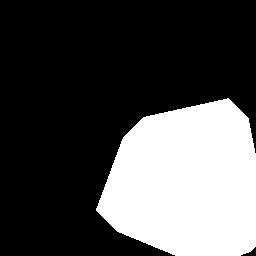
#> input picture Taller1/images/spot.png, 256 x 256 px, found by its file name
$ jupyter execute Punto5.ipynb
#> lines starting #> are read from the running program, lines starting #| are printed output that depends on the picture; after the words box and inside, x2 and y2 are one past the last pixel; in counts of white or black regions, pixels touching at a corner belong together
# Operaciones lógicas

[cell 1]
import cv2
import matplotlib.pyplot as plt
import numpy as np
import urllib.request

[cell 2]
def process_image(image_path):
    req = urllib.request.urlopen(image_path)
    arr = np.asarray(bytearray(req.read()), dtype=np.uint8)
    img = cv2.imdecode(arr, -1)
#> img is the input picture: shape (256, 256, 3); 30.2% white; 1 white region, box (x1, y1, x2, y2) and area: (96, 98, 256, 256) 19820
    return img

[cell 3]
spot = process_image('https://raw.githubusercontent.com/pukinidev/TalleresImagenes/refs/heads/main/Taller1/images/spot.png')
muscle_image = process_image('https://raw.githubusercontent.com/pukinidev/TalleresImagenes/refs/heads/main/Taller1/images/muscle.png')
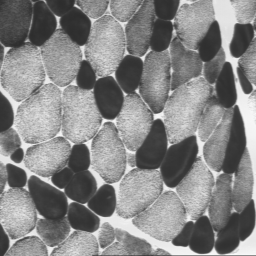
#> input picture Taller1/images/muscle.png, 256 x 256 px, found by its file name
#> in process_image, img is the input picture: shape (256, 256, 3); min 44, max 249, mean 133.1

[cell 4]
plt.imshow(spot)

[cell 5]
plt.imshow(muscle_image)

## OR, AND y XOR

[cell 6]
image_or = cv2.bitwise_or(spot, muscle_image)
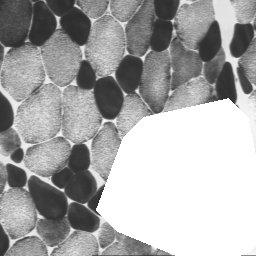
#> image_or: shape (256, 256, 3); min 44, max 255, mean 169
plt.imshow(image_or)

[cell 7]
image_and = cv2.bitwise_and(spot, muscle_image)
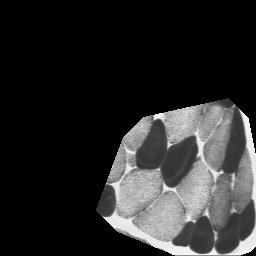
#> image_and: shape (256, 256, 3); min 0, max 249, mean 41.2
plt.imshow(image_and)

[cell 8]
image_xor = cv2.bitwise_xor(spot, muscle_image)
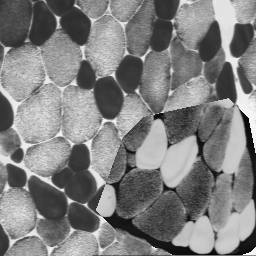
#> image_xor: shape (256, 256, 3); min 6, max 248, mean 127.8
plt.imshow(image_xor)

### ¿Cuál es su conclusión?

En este caso podemos observar que:
- En la operación de OR se combinaron las imagenes manteniendo los pixeles mas brillantes entre las dos imagenes.
- En la operación de AND se hizo la intersección de las dos imagenes obteniendo como resultado la imagen de muscle posicionada en los pixeles brillantes de la imagen de spot.
- En la operación de XOR se realizo una intersección manteniendo los pixeles brillantes de la imagen de spot en la imagen de muscle.

## OR, AND y XOR Invertido

[cell 9]
image_or = cv2.bitwise_or(muscle_image, spot)
plt.imshow(image_or)

[cell 10]
image_and = cv2.bitwise_and(muscle_image, spot)
plt.imshow(image_and)

[cell 11]
image_xor = cv2.bitwise_xor(muscle_image, spot)
plt.imshow(image_xor)

### ¿Cuál es su conclusión?

En este caso podemos observar que:
- En la operación de OR se combinaron las imagenes manteniendo los pixeles mas brillantes entre las dos imagenes.
- En la operación de AND se hizo la intersección de las dos imagenes obteniendo como resultado una fondo de pixeles oscuros.
- En la operación de XOR se hizo una intersección entre las dos imagenes obteniendo como resultado un fondo blanco.

Aplique la operación NOT sobre la imagen muscle.png. La operación NOT puede realizarse a través de la operación XOR. Para esto se utiliza una imagen constante de valor máximo (255) y se efectúa la operación XOR con la imagen original (NOT = 255 XOR I).  Explique el resultado y visualícelo.

[cell 12]
constant_image = np.full_like(muscle_image , 255)
image_not = cv2.bitwise_xor(muscle_image, constant_image)
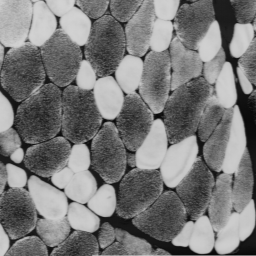
#> image_not: shape (256, 256, 3); min 6, max 211, mean 121.9

plt.imshow(image_not)

### Explicación

En este caso, al aplicar la operación NOT, el fondo de la imagen muscle cambió de blanco a negro debido a que la imagen constante utilizada en la operación era completamente blanca (valor 255). Como resultado, cada píxel de la imagen original se invirtió, transformando las áreas claras en oscura.

[cell 13]
_, binary_mask = cv2.threshold(spot, 128, 255, cv2.THRESH_BINARY)

bit_mask = 192

modified_region = cv2.bitwise_and(muscle_image, bit_mask)
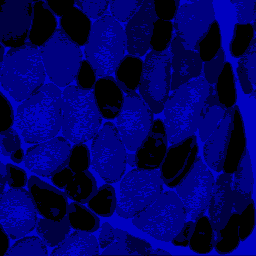
#> modified_region: shape (256, 256, 3); mean B, G, R 96.7, 0, 0

result_image = np.where(binary_mask == 255, modified_region, muscle_image)
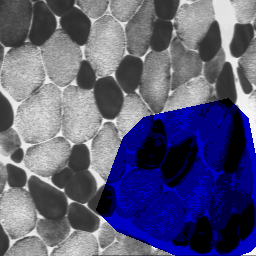
#> result_image: shape (256, 256, 3); mean B, G, R 121.8, 91.9, 91.9

values = np.unique(result_image[binary_mask == 255])
#> values = [0, 64, 128, 192]

print(values)
#| [  0  64 128 192]
